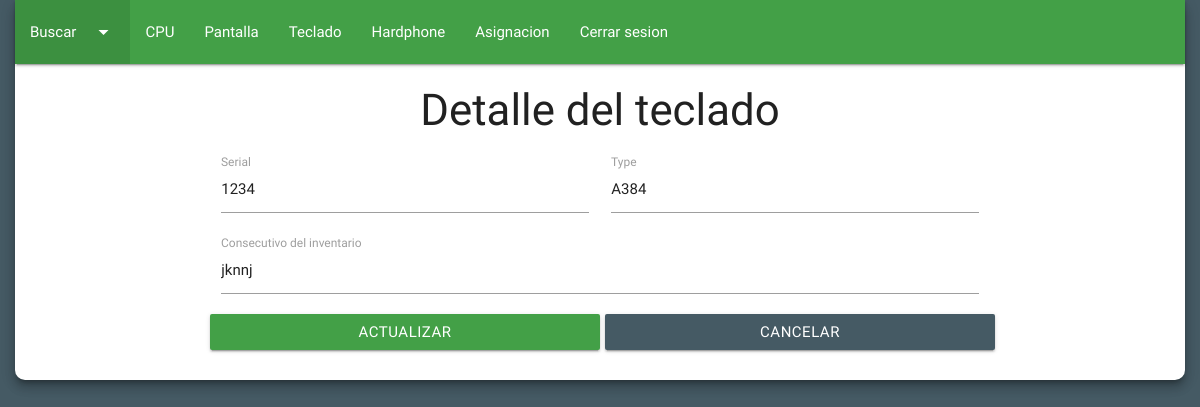
Screenshot of /?detalle=1234&c=admin&a=DetalleTeclado (signed in) with the database file from the repository.
### tables this page shows
CREATE TABLE `teclado` (
  `tec_id` int(11) NOT NULL COMMENT 'En este campo se almacena la clave primaria de cada registro. Este campo es la llave primaria de la tabla.',
  `tec_serial` varchar(50) NOT NULL COMMENT 'En este campo se va a almacenar el serial del teclado que se esta registrando.',
  `tec_type` varchar(50) NOT NULL COMMENT 'En este campo se va a almacenar el type del teclado que se esta registrando.',
  `tec_consecutivo` varchar(50) NOT NULL COMMENT 'En este campo se va a almacenar el consecutivo de inventario de cada teclado que se esta registrando.',
  `tec_estado` varchar(50) NOT NULL COMMENT 'Este campo va a almacenar el estado de un teclado determinado, ya sea asignado o sin asignacion.'
);

### model/conn.model.php (called while the page is built, shortened)
<?php
class DataBase{
  private static $db_host = "localhost";
  private static $db_name = "inventario";
  private static $db_user = "root";
  private static $db_pass = "";
  private static $db_conn = null;
  public static function connect(){
    if(self::$db_conn == null){
      try{
        self::$db_conn = new PDO("mysql:host=".self::$db_host.";dbname=".self::$db_name,self::$db_user,self::$db_pass);
        self::$db_conn->exec("SET CHARACTER SET utf8");
      }catch(PDOException $e){
        die($e->getMessage());
      }
    }
    return self::$db_conn;
  }
}
?>

### model/user.model.php (called while the page is built, shortened)
<?php
class UserModel{
  private $pdo;
  public function __CONSTRUCT(){
    try{
      $this->pdo = DataBase::connect();
      $this->pdo->setAttribute(PDO::ATTR_ERRMODE,PDO::ERRMODE_EXCEPTION);
    }catch(PDOException $e){
      die($e->getMessage());
    }
  }
  public function DetalleTeclado($detalle){
    try {
      $sql= "SELECT * FROM teclado WHERE tec_serial= '$detalle'";
      $query= $this->pdo->prepare($sql);
      $query->execute();
      $result= $query->fetchALL(PDO::FETCH_OBJ);
    } catch (PDOException $e) {
      die($e->getMessage());
    }
    return $result;
  }
}
 ?>

### view/modules/admin/detalleTeclado.php (the view, shortened to what this page needs)
<div class="row z-depth-4" id="cuerpo">
  <nav>
    <div class="nav-wrapper green darken-1">
      <ul>
        <li class="active"><a class="dropdown-button" data-activates="dropdown1" href="">Buscar<i class="material-icons right">arrow_drop_down</i></a></li>
        <li><a href="?c=admin&a=Equipo">CPU</a></li>
        <li><a href="?c=admin&a=Pantalla">Pantalla</a></li>
        <li><a href="?c=admin&a=Teclado">Teclado</a></li>
        <li><a href="?c=admin&a=Hardphone">Hardphone</a></li>
        <li><a href="?c=admin&a=Asignacion">Asignacion</a></li>
        <li><a href="?c=admin&a=logout">Cerrar sesion</a></li>
      </ul>
    </div>
  </nav>
  <form action="?c=admin&a=UpdateTeclado" method="post">
    <h3>Detalle del teclado</h3>
    <?php foreach($result as $data){ ?>
    <div class="input-field col s4 offset-s2">
      <input type="text" name="data[]" value="<?php echo $data->tec_serial; ?>" required>
      <label>Serial</label>
    </div>
    <div class="input-field col s4">
      <input type="text" name="data[]" value="<?php echo $data->tec_type; ?>" required>
      <label>Type</label>
    </div>
    <div class="input-field col s8 offset-s2">
      <input type="text" name="data[]" value="<?php echo $data->tec_consecutivo; ?>" required>
      <label>Consecutivo del inventario</label>
    </div>
    <button id="btn" type="submit" class="btn waves-effect waves-light col s4 offset-s2 green darken-1">Actualizar</button>
  <?php } ?>
  </form>
  <a href="?c=admin&a=ReadTeclado" class="btn waves-effect waves-light col s4 blue-grey darken-2">Cancelar</a>
</div>

### view/assets/css/main.css (style rules this page uses)
body { background-color: #455a64; }
#cuerpo { border-radius: 10px; background-color: white; margin-left: 15px; margin-right: 15px; }
h3, h5 { text-align: center; }
#btnGuardar, #btn { margin-bottom: 30px; margin-right: 5px; }

### rows the page displays
teclado: tec_serial "1234", tec_type "A384", tec_consecutivo "jknnj"
